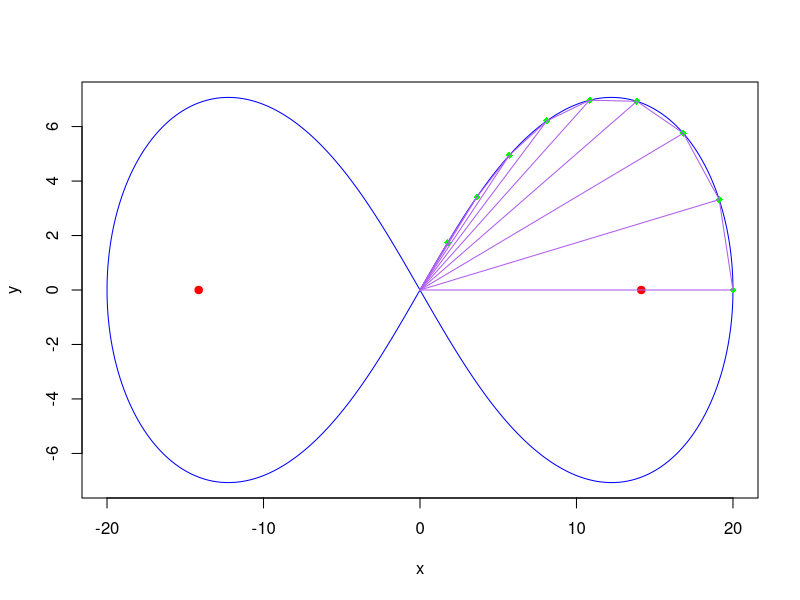

Source code (R):
#Autores: 
        #Lucas Gómez Torres
        #Israel Peñalver Sánchez
        #Daniel Carmona Pedrajas
#PRÁCTICA 1: Calcular el área de la lemniscata mediante triangulación

#FUNCIONES

#Función que dibuja una lemniscata en función del ancho de su hoja
dibujarLemniscata <- function(ancho){
  t <- seq(0, 2*pi, length=500) #Parámetro t de la curva
  
  #Calculamos las coordenadas de los puntos de la lemniscata para dibujarlos después
  x <- ancho*(cos(t))/(1+sin(t)^2)  #Coordenadas x de la curva
  y <- x*sin(t) #Coordenadas y de la curva
  
  #Calculamos los focos para pintarlos después
  foco1 = ancho*c(-1/sqrt(2), 0) #Foco izquierdo
  foco2 = ancho*c(1/sqrt(2), 0) #Foco derecho
  
  #Dibujamos la lemniscata
  plot(x, y, type='l', col='blue')
  #Dibujamos sus focos
  points(foco1[1], foco1[2], type='b', pch=19, col='red')
  points(foco2[1], foco2[2], type='b', pch=19, col='red')
}#end dibujarLemniscata

#Función que dibuja un array de puntos
dibujarPuntos <- function(puntos){
  #Calculamos el número de puntos que tenemos
  numPuntos <- calcularNumPuntos(puntos)
  
  #Pintamos cada punto
  for(i in 1:numPuntos){
    points(puntos[i,1], puntos[i,2], type='o', pch=18, col='green')
  }
}#end dibujarPuntos

#Función que une los puntos discretizados
dibujarTriangulacion <- function(puntos){
  #Calculamos el número de puntos que tenemos
  numPuntos <- calcularNumPuntos(puntos)
  
  #Unimos todos los puntos con el (0,0)
  for(i in 1:numPuntos){
    segments(0, 0, puntos[i,1], puntos[i,2], col="#AE5CEE")
  }
  
  segments(puntos[numPuntos,1], puntos[numPuntos,2], 0, 0, col="#AE5CEE")
  
  #Unimos cada punto con sus adyacentes
  for(i in 1:(numPuntos-1)){
    segments(puntos[i,1], puntos[i,2], puntos[i+1,1], puntos[i+1,2], col="#AE5CEE")
  }
}

#Calcula el número de puntos dado array bidimensional con 2 columnas de coordenadas, una para la x y otra para la y
calcularNumPuntos <- function(puntos){
  #Tenemos un array bidimensional de n coordenadas x y n coordenadas y por lo que tenemos una longitud 2n
  numPuntos <- length(puntos)/2 #Como tenemos 2n coordenadas tenemos n puntos
}#end calcularNumPuntos

#Función que calcula n puntos discretizados de la lemniscata en el primer cuadrante (t in (0, pi/2))
calcularPuntosLemniscata <- function(n, ancho){
    t <- seq(0, pi/2, length=(n+1)) #Parámetro t de la curva. Ahora sólo del primer cuadrante
    #Pongo n+1 porque el último elemento de esta división es el pi/2 que me dará el punto (0,0), este punto se eliminará más adelante
    #Como ese punto se elimina y quiero n puntos en total, hago la división en n+1
    
    #Calculamos las coordenadas de los puntos de la lemniscata para dibujarlos después
    x <- ancho*(cos(t))/(1+sin(t)^2)  #Coordenadas x de la curva
    y <- x*sin(t) #Coordenadas y de la curva
    
    #Quitamos el (0,0)
    x <- x[-c(n+1)]
    y <- y[-c(n+1)]
    
    #Guardamos las coordenadas de los puntos en un array y se devuelven
    puntos = array(c(x, y), dim=c(length(x),2))
}#end calcularPuntosLemniscata

#Función para calcular vectores uniendo el (0,0) con los puntos discretizados
calcularVectores <- function(puntos){
  #Calculamos el número de puntos
  numPuntos = calcularNumPuntos(puntos)
  vectores = array(rep(0,numPuntos*2), dim=c(numPuntos,2))
}

#Función main que contiene todo el proceso de resolución
main <- function(){
  #Definimos un número de puntos para triangular
  numPuntos <- 9
  #Definimos un ancho
  ancho <- 20
  #Calculamos los puntos discretizados
  puntosDiscretizados <- calcularPuntosLemniscata(numPuntos, ancho)
  #GRÁFICOS
  #Dibujamos la lemniscata
  dibujarLemniscata(ancho)
  #Dibujamos los puntos
  dibujarPuntos(puntosDiscretizados)
  #Dibujamos la triangulación
  dibujarTriangulacion(puntosDiscretizados)
  calcularVectores(puntosDiscretizados)
}#end main

#Lanzamos el programa
main()


